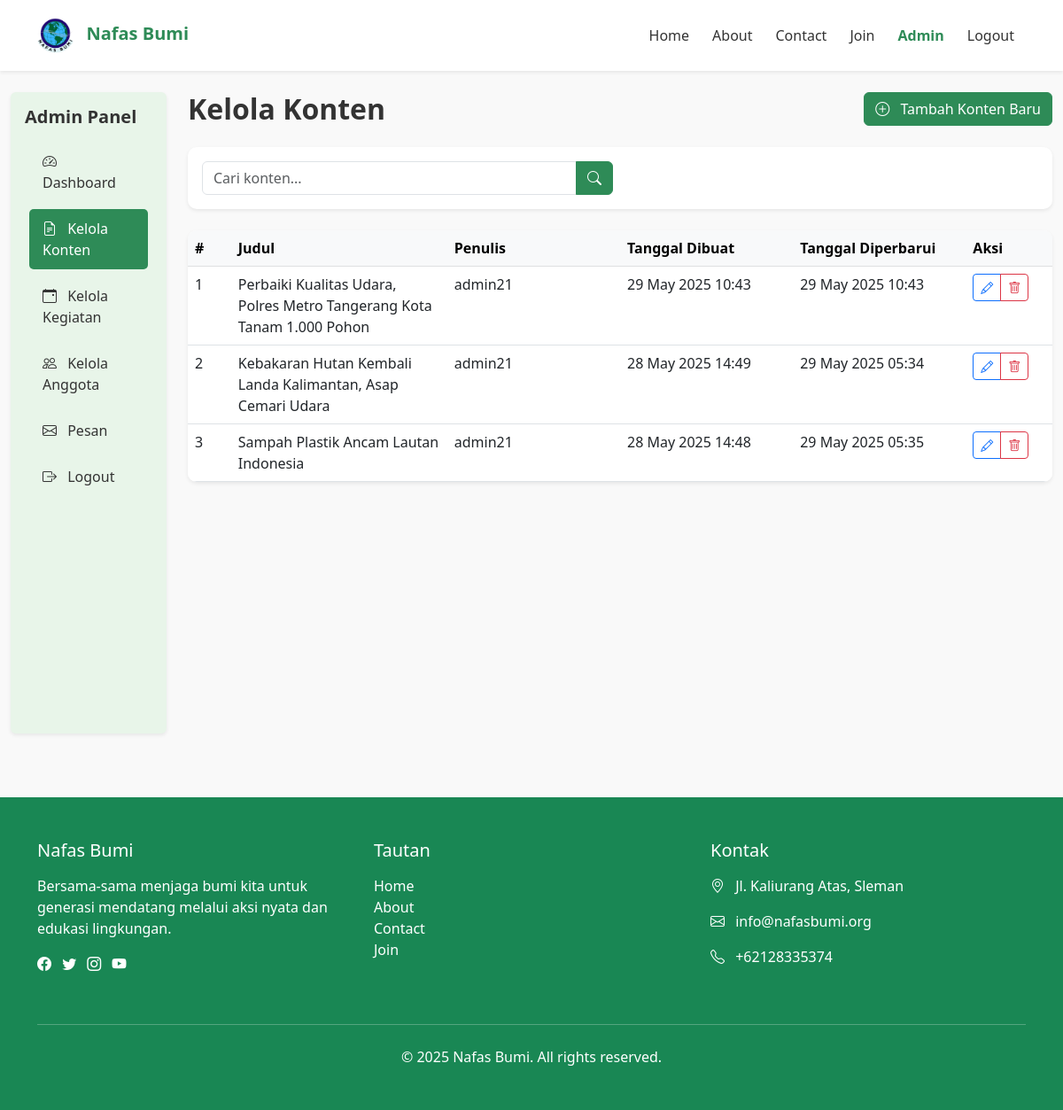
Screenshot of /admin/manage_content.php (signed in) with the database file from the repository.
### tables this page shows
CREATE TABLE `content` (
  `id` int(11) NOT NULL,
  `title` varchar(255) NOT NULL,
  `content` text NOT NULL,
  `image` varchar(255) DEFAULT NULL,
  `created_at` timestamp NOT NULL DEFAULT current_timestamp(),
  `updated_at` timestamp NOT NULL DEFAULT current_timestamp() ON UPDATE current_timestamp(),
  `author_id` int(11) DEFAULT NULL
);

CREATE TABLE `users` (
  `id` int(11) NOT NULL,
  `username` varchar(50) NOT NULL,
  `password` varchar(255) NOT NULL,
  `email` varchar(100) NOT NULL,
  `full_name` varchar(100) NOT NULL,
  `role` enum('admin','member') DEFAULT 'member',
  `created_at` timestamp NOT NULL DEFAULT current_timestamp()
);

### includes/functions.php (called while the page is built, shortened)
<?php
function getContents($conn, $search = '') {
    $sql = "SELECT c.*, u.username FROM content c JOIN users u ON c.author_id = u.id";
    $sql .= " ORDER BY c.created_at DESC";
    $stmt = $conn->prepare($sql);
    $stmt->execute();
    $result = $stmt->get_result();
    $contents = [];
    while ($row = $result->fetch_assoc()) {
        $contents[] = $row;
    }
    return $contents;
}

### admin/manage_content.php (the view, shortened to what this page needs)
<?php
require_once '../includes/db_connect.php';
require_once '../includes/functions.php';
$search = isset($_GET['search']) ? sanitizeInput($_GET['search']) : '';
$contents = getContents($conn, $search);
include '../includes/header.php';
?>
<div class="container-fluid py-4">
    <div class="row">
        <div class="col-md-3 col-lg-2">
            <div class="admin-sidebar p-3 rounded shadow-sm">
                <h5 class="mb-3 fw-bold">Admin Panel</h5>
                <div class="nav flex-column">
                    <a href="dashboard.php" class="nav-link mb-2">
                        <i class="bi bi-speedometer2 me-2"></i> Dashboard
                    </a>
                    <a href="manage_content.php" class="nav-link active mb-2">
                        <i class="bi bi-file-earmark-text me-2"></i> Kelola Konten
                    </a>
                    <a href="manage_event.php" class="nav-link mb-2">
                        <i class="bi bi-calendar-event me-2"></i> Kelola Kegiatan
                    </a>
                    <a href="manage_members.php" class="nav-link mb-2">
                        <i class="bi bi-people me-2"></i> Kelola Anggota
                    </a>
                    <a href="manage_messages.php" class="nav-link mb-2">
                        <i class="bi bi-envelope me-2"></i> Pesan
                    </a>
                    <a href="../logout.php" class="nav-link text-danger">
                        <i class="bi bi-box-arrow-right me-2"></i> Logout
                    </a>
                </div>
            </div>
        </div>
        <div class="col-md-9 col-lg-10">
            <div class="d-flex justify-content-between align-items-center mb-4">
                <h2 class="mb-0 fw-bold">Kelola Konten</h2>
                <a href="add_content.php" class="btn btn-success">
                    <i class="bi bi-plus-circle me-2"></i> Tambah Konten Baru
                </a>
            </div>
            <div class="card border-0 shadow-sm mb-4">
                <div class="card-body">
                    <form action="manage_content.php" method="get" class="row g-3">
                        <div class="col-md-6">
                            <div class="input-group">
                                <input type="text" class="form-control" placeholder="Cari konten..." name="search" value="<?php echo htmlspecialchars($search); ?>">
                                <button class="btn btn-success" type="submit">
                                    <i class="bi bi-search"></i>
                                </button>
                            </div>
                        </div>
                        <div class="col-md-6 text-md-end">
                        </div>
                    </form>
                </div>
            </div>
            <div class="card border-0 shadow-sm">
                <div class="card-body p-0">
                    <div class="table-responsive">
                        <table class="table table-hover mb-0">
                            <thead class="table-light">
                                <tr>
                                    <th width="5%">#</th>
                                    <th width="25%">Judul</th>
                                    <th width="20%">Penulis</th>
                                    <th width="20%">Tanggal Dibuat</th>
                                    <th width="20%">Tanggal Diperbarui</th>
                                    <th width="10%">Aksi</th>
                                </tr>
                            </thead>
                            <tbody>
                                <?php if (empty($contents)): ?>
                                    <tr>
                                        <td colspan="6" class="text-center py-4">Tidak ada konten yang ditemukan.</td>
                                    </tr>
                                <?php else: ?>
                                    <?php foreach ($contents as $index => $content): ?>
                                        <tr>
                                            <td><?php echo $index + 1; ?></td>
                                            <td><?php echo htmlspecialchars($content['title']); ?></td>
                                            <td><?php echo htmlspecialchars($content['username']); ?></td>
                                            <td><?php echo date('d M Y H:i', strtotime($content['created_at'])); ?></td>
                                            <td><?php echo date('d M Y H:i', strtotime($content['updated_at'])); ?></td>
                                            <td>
                                                <div class="btn-group btn-group-sm">
                                                    <a href="edit_content.php?id=<?php echo $content['id']; ?>" class="btn btn-outline-primary">
                                                        <i class="bi bi-pencil"></i>
                                                    </a>
                                                    <a href="manage_content.php?action=delete&id=<?php echo $content['id']; ?>" class="btn btn-outline-danger" onclick="return confirm('Apakah Anda yakin ingin menghapus konten ini?')">
                                                        <i class="bi bi-trash"></i>
                                                    </a>
                                                </div>
                                            </td>
                                        </tr>
                                    <?php endforeach; ?>
                                <?php endif; ?>
                            </tbody>
                        </table>
                    </div>
                </div>
            </div>
        </div>
    </div>
</div>
<?php include '../includes/footer.php'; ?>

### assets/css/style.css (style rules this page uses)
:root { --primary-color: #2e8b57; --secondary-color: #98fb98; --light-color: #e8f5e9; --dark-color: #1b5e20; --white-color: #ffffff; }
body { font-family: "Segoe UI", Tahoma, Geneva, Verdana, sans-serif; color: #333; background-color: #f9f9f9; }
.nav-link { color: #333 !important; font-weight: 500; margin: 0 5px; transition: all 0.3s; }
.nav-link:hover, .nav-link.active { color: var(--primary-color) !important; }
.btn-success { background-color: var(--primary-color); border-color: var(--primary-color); }
.card { border: none; border-radius: 10px; overflow: hidden; transition: transform 0.3s, box-shadow 0.3s; }
.admin-sidebar { background-color: var(--light-color); min-height: calc(100vh - 76px); }
.admin-sidebar .nav-link { color: #333; padding: 10px 15px; border-radius: 5px; margin-bottom: 5px; }
.admin-sidebar .nav-link:hover, .admin-sidebar .nav-link.active { background-color: var(--primary-color); color: white !important; }

### rows the page displays
content: title "Perbaiki Kualitas Udara, Polres Metro Tangerang Kota Tanam 1.000 Pohon", author.username "admin21", created_at "29 May 2025 10:43", updated_at "29 May 2025 10:43"
content: title "Kebakaran Hutan Kembali Landa Kalimantan, Asap Cemari Udara", author.username "admin21", created_at "28 May 2025 14:49", updated_at "29 May 2025 05:34"
content: title "Sampah Plastik Ancam Lautan Indonesia", author.username "admin21", created_at "28 May 2025 14:48", updated_at "29 May 2025 05:35"
